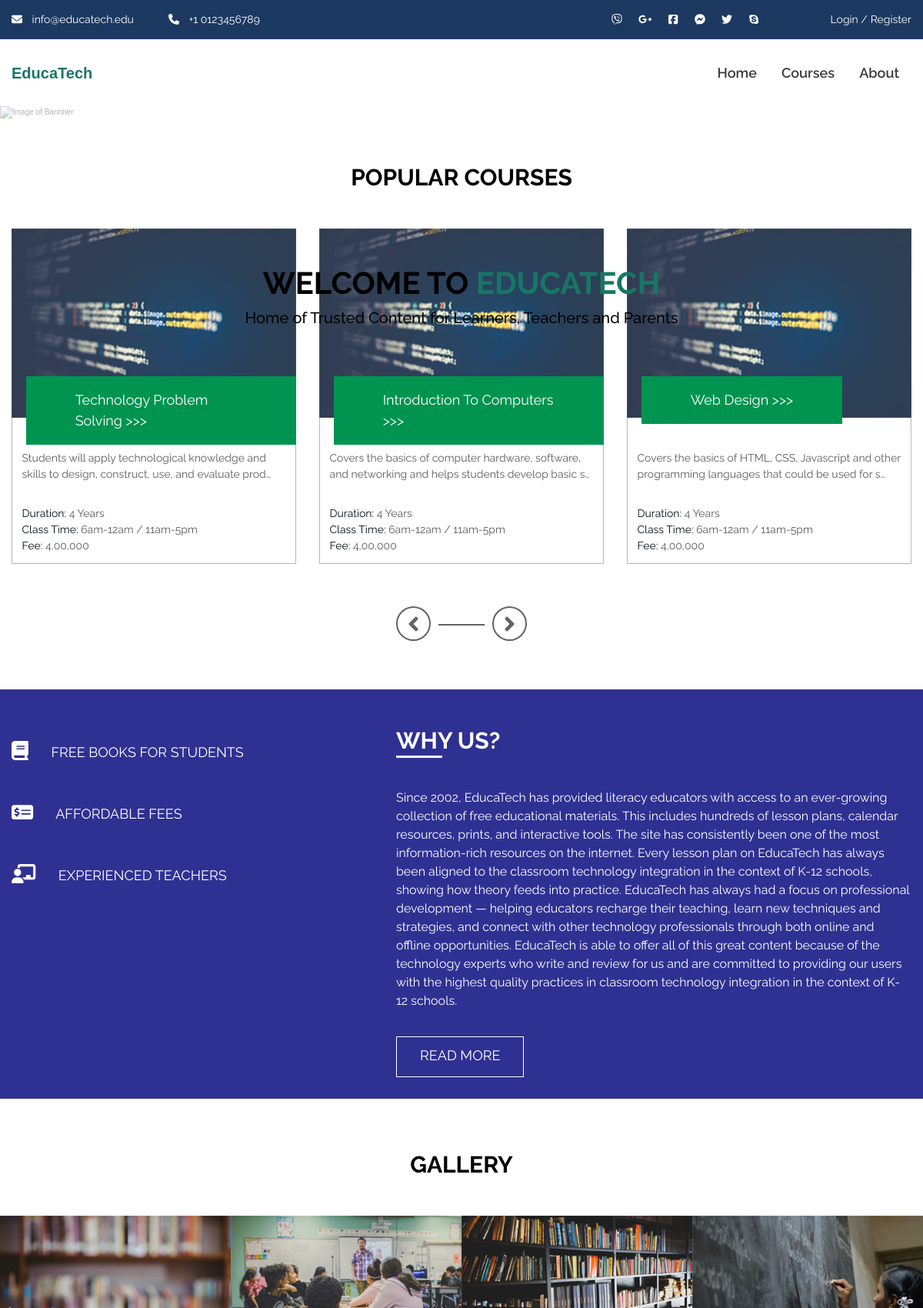
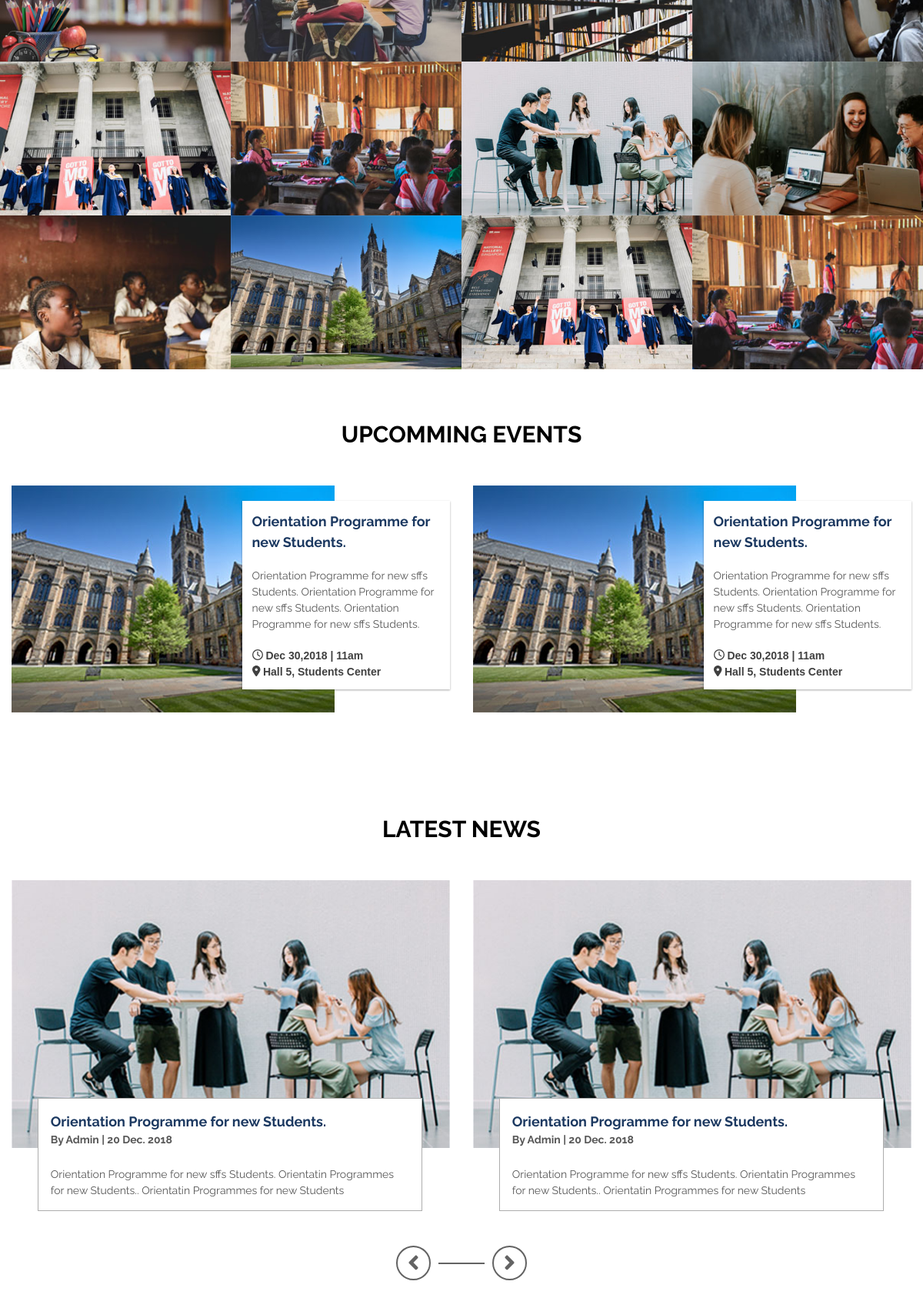
The page / (upper part) on the database its author committed (2 pictures, top to bottom).
### courses/models.py (models this page shows)
class MyCourse(models.Model):
    course_name = models.CharField(max_length=50,default="",null=True)
    course_desc = models.CharField(max_length=300,default="",null=True)
    def get_absolute_url(self):
        return reverse('course',
            args=[self.id])

### courses/views.py (the view)
# urls.py: path('',views.home, name='home'),
def home(request):
    courses = MyCourse.objects.all()
    context = {'courses':courses}
    return render(request, 'courses/index.html',context)

### courses/templates/courses/index.html (shortened to what this page needs)
{% extends "courses/base.html" %}
{% load static %}
{% block banner %}
<div class="banner">
    <div class="owl-four owl-carousel" itemprop="image">
        <img src="{% static 'images/page-banner.jpg' %}" alt="Image of Bannner" style="max-height:100vh;opacity: .4;">
    </div>
    <div class="container" itemprop="description">
        <h1><span style="color:rgb(0, 0, 0);">welcome to </span><span style="color:rgb(25, 118, 101);">Educatech</span></h1>
        <h3 style="color:rgb(0, 0, 0); font-weight: 500;">Home of Trusted Content for Learners, Teachers and Parents</h3>
    </div>
</div>
{% endblock banner %}
{% block content %}
<div class="page-heading">
    <div class="container">
        <h2>popular courses</h2>
    </div>
</div>
<div class="learn-courses">
    <div class="container">
        <div class="courses">
            <div class="owl-one owl-carousel">
                {% for course in courses %}
                <div class="box-wrap" itemprop="event" itemscope itemtype=" http://schema.org/Course">
                    <div class="img-wrap" itemprop="image"><img src="{% static 'images/course-pic.jpg' %}" alt="courses picture"></div>
                        <a href="{{course.get_absolute_url}}" class="learn-desining-banner" itemprop="name">{{ course.course_name|title}} >>></a>
                    <div class="box-body" itemprop="description">
                        <p>{{course.course_desc|truncatechars:100}}</p>
                        <section itemprop="time">
                            <p><span>Duration:</span> 4 Years</p>
                            <p><span>Class Time:</span> 6am-12am / 11am-5pm</p>
                            <p><span>Fee:</span> 4,00,000</p>
                        </section>
                    </div>
                </div>
                {% endfor %}
            </div>
        </div>
    </div>
</div>
<section class="whyUs-section">
    <div class="container">
        <div class="featured-points">
            <ul>
                <li><i class="fas fa-book"></i> free books for students</li>
                <li><i class="fas fa-money-check-alt"></i> affordable fees</li>
                <li><i class="fas fa-chalkboard-teacher"></i> experienced teachers</li>
            </ul>
        </div>
        <div class="whyus-wrap">
            <h1>why us?</h1>
            <p itemprop="description">Since 2002, EducaTech has provided literacy educators with access to an ever-growing collection of free educational materials. This includes hundreds of lesson plans, calendar resources, prints, and interactive tools. The site has consistently been one of the most information-rich resources on the internet. Every lesson plan on EducaTech has always been aligned to the classroom technology integration in the context of K-12 schools, showing how theory feeds into practice. EducaTech has always had a focus on professional development — helping educators recharge their teaching, learn new techniques and strategies, and connect with other technology professionals through both online and offline opportunities. EducaTech is able to offer all of this great content because of the technology experts who write and review for us and are committed to providing our users with the highest quality practices in classroom technology integration in the context of K-12 schools.</p>
            <a href="#" class="read-more-btn">read more</a>
        </div>
    </div>
</section>
<section class="page-heading">
    <div class="container">
        <h2>gallery</h2>
    </div>
</section>
<section class="gallery-images-section" itemprop="image" itemscope itemtype=" http://schema.org/ImageGallery">
    <div class="gallery-img-wrap">
        <a href="{% static 'images/gallery-img1.jpg' %}" data-lightbox="example-set" data-title="Click the right half of the image to move forward.">
            <img src="{% static 'images/gallery-img1.jpg' %}" alt="gallery-images">
        </a>
    </div>
    <div class="gallery-img-wrap">
        <a href="{% static 'images/gallery-img2.jpg' %}" data-lightbox="example-set" data-title="Click the right half of the image to move forward.">
            <img src="{% static 'images/gallery-img2.jpg' %}" alt="gallery-images">
        </a>
    </div>
    <div class="gallery-img-wrap">
        <a href="{% static 'images/gallery-img3.jpg' %}" data-lightbox="example-set" data-title="Click the right half of the image to move forward.">
            <img src="{% static 'images/gallery-img3.jpg' %}" alt="gallery-images">
        </a>
    </div>
    <div class="gallery-img-wrap">
        <a href="{% static 'images/gallery-img4.jpg' %}" data-lightbox="example-set" data-title="Click the right half of the image to move forward.">
            <img src="{% static 'images/gallery-img4.jpg' %}" alt="gallery-images">
        </a>
    </div>
    <div class="gallery-img-wrap">
        <a href="{% static 'images/gallery-img5.jpg' %}" data-lightbox="example-set" data-title="Click the right half of the image to move forward.">
            <img src="{% static 'images/gallery-img5.jpg' %}" alt="gallery-images">
        </a>
    </div>
    <div class="gallery-img-wrap">
        <a href="{% static 'images/gallery-img6.jpg' %}" data-lightbox="example-set" data-title="Click the right half of the image to move forward.">
            <img src="{% static 'images/gallery-img6.jpg' %}" alt="gallery-images">
        </a>
    </div>
    <div class="gallery-img-wrap">
        <a href="{% static 'images/gallery-img7.jpg' %}" data-lightbox="example-set" data-title="Click the right half of the image to move forward.">
            <img src="{% static 'images/gallery-img7.jpg' %}" alt="gallery-images">
        </a>
    </div>
    <div class="gallery-img-wrap">
        <a href="{% static 'images/gallery-img8.jpg' %}" data-lightbox="example-set" data-title="Click the right half of the image to move forward.">
            <img src="{% static 'images/gallery-img8.jpg' %}" alt="gallery-images">
        </a>
    </div>
    <div class="gallery-img-wrap">
        <a href="{% static 'images/gallery-img9.jpg' %}" data-lightbox="example-set" data-title="Click the right half of the image to move forward.">
            <img src="{% static 'images/gallery-img9.jpg' %}" alt="gallery-images">
        </a>
    </div>
    <div class="gallery-img-wrap">
        <a href="{% static 'images/gallery-img10.jpg' %}" data-lightbox="example-set" data-title="Click the right half of the image to move forward.">
            <img src="{% static 'images/gallery-img10.jpg' %}" alt="gallery-images">
        </a>
    </div>
    <div class="gallery-img-wrap">
        <a href="{% static 'images/gallery-img11.jpg' %}" data-lightbox="example-set" data-title="Click the right half of the image to move forward.">
            <img src="{% static 'images/gallery-img11.jpg' %}" alt="gallery-images">
        </a>
    </div>
    <div class="gallery-img-wrap">
        <a href="{% static 'images/gallery-img12.jpg' %}" data-lightbox="example-set" data-title="Click the right half of the image to move forward.">
            <img src="{% static 'images/gallery-img12.jpg' %}" alt="gallery-images">
        </a>
    </div>
</section>
<section class="page-heading">
    <div class="container">
        <h2>upcomming events</h2>
    </div>
</section>
<section class="events-section" itemprop="event" itemscope itemtype=" http://schema.org/Event">
    <div class="container">
        <div class="event-wrap">
            <div class="img-wrap" itemprop="image">
                <img src="{% static 'images/events.jpg' %}" alt="event images">
            </div>
            <div class="details">
                <a href=""><h3 itemprop="name">Orientation Programme for new Students.</h3></a>
                <p itemprop="description">Orientation Programme for new sffs Students. Orientation Programme for new sffs Students. Orientation Programme for new sffs Students.</p>
                <h5 itemprop="startDate"><i class="far fa-clock"></i> Dec 30,2018 | 11am</h5>
                <h5 itemprop="location"><i class="fas fa-map-marker-alt"></i> Hall 5, Students Center</h5>
            </div>
        </div>
        <div class="event-wrap">
            <div class="img-wrap" itemprop="image">
                <img src="{% static 'images/events.jpg' %}" alt="event images">
            </div>
            <div class="details">
                <a href=""><h3 itemprop="name">Orientation Programme for new Students.</h3></a>
                <p itemprop="description">Orientation Programme for new sffs Students. Orientation Programme for new sffs Students. Orientation Programme for new sffs Students.</p>
                <h5 itemprop="startDate"><i class="far fa-clock"></i> Dec 30,2018 | 11am</h5>
                <h5 itemprop="location"><i class="fas fa-map-marker-alt"></i> Hall 5, Students Center</h5>
            </div>
        </div>
    </div>
</section>
<section class="page-heading">
    <div class="container">
        <h2>latest news</h2>
    </div>
</section>
<section class="latest-news">
    <div class="container" itemprop="event" itemscope itemtype=" http://schema.org/Event">
        <div class="owl-two owl-carousel">
            <div class="news-wrap" itemprop="event">
                <div class="news-img-wrap" itemprop="image">
                    <img src="{% static 'images/latest-new-img.jpg' %}" alt="Latest News Images">
                </div>
                <div class="news-detail" itemprop="description">
                    <a href=""><h1>Orientation Programme for new Students.</h1></a>
                    <h2 itemprop="startDate">By Admin | 20 Dec. 2018</h2>
                    <p>Orientation Programme for new sffs Students. Orientatin Programmes for new Students.. Orientatin Programmes for new Students</p>
                </div>
            </div>
            <div class="news-wrap" itemprop="event">
                <div class="news-img-wrap" itemprop="image">
                    <img src="{% static 'images/latest-new-img.jpg' %}" alt="Latest News Images">
                </div>
                <div class="news-detail" itemprop="description">
                    <a href=""><h1>Orientation Programme for new Students.</h1></a>
                    <h2 itemprop="startDate">By Admin | 20 Dec. 2018</h2>
                    <p>Orientation Programme for new sffs Students. Orientatin Programmes for new Students.. Orientatin Programmes for new Students</p>
                </div>
            </div>
        </div>
    </div>
</section>
{% endblock content %}

### courses/static/css/all.css (style rules this page uses)
.fa-book:before { content: "\f02d"; }
.fa-clock:before { content: "\f017"; }

### rows shown on the page
MyCourse: course_name "Technology Problem Solving", course_desc "Students will apply technological knowledge and skills to design, construct, use, and evaluate prod…"
MyCourse: course_name "Introduction To Computers", course_desc "Covers the basics of computer hardware, software, and networking and helps students develop basic s…"
MyCourse: course_name "Web Design", course_desc "Covers the basics of HTML, CSS, Javascript and other programming languages that could be used for s…"
